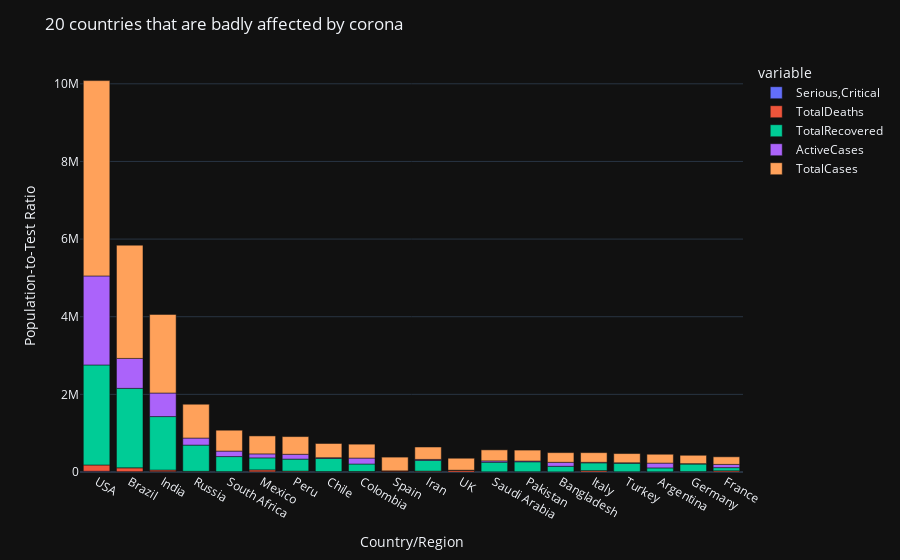

The notebook cell saved with this chart:
### Markdown cell above
## 6. Visualize 20 countries that are badly affected by corona

### Code cell
#I will visualize only the top 20 countries
fig=px.bar(world_data.iloc[0:20],x='Country/Region',y=['Serious,Critical','TotalDeaths','TotalRecovered','ActiveCases','TotalCases'])

# Customize the layout
fig.update_layout(
    title='20 countries that are badly affected by corona',
    xaxis_title='Country/Region',
    yaxis_title='Population-to-Test Ratio',
    template='plotly_dark',
    hovermode='closest',
    bargap=0.2,
)
fig.show()

### Figure 1 — Plotly figure (JSON) as saved in the notebook; plotly's stock layout.template omitted (floating-point values rounded to 4 significant figures)
{"data": [{"alignmentgroup": "True", "hovertemplate": "variable=Serious,Critical<br>Country/Region=%{x}<br>value=%{y}<extra></extra>", "legendgroup": "Serious,Critical", "marker": {"color": "#636efa", "pattern": {"shape": ""}}, "name": "Serious,Critical", "offsetgroup": "Serious,Critical", "orientation": "v", "showlegend": true, "textposition": "auto", "type": "bar", "x": ["USA", "Brazil", "India", "Russia", "South Africa", "Mexico", "Peru", "Chile", "Colombia", "Spain", "Iran", "UK", "Saudi Arabia", "Pakistan", "Bangladesh", "Italy", "Turkey", "Argentina", "Germany", "France"], "xaxis": "x", "y": [18296, 8318, 8944, 2300, 539, 3987, 1426, 1358, 1493, 617, 4156, 73, 1915, 809, 0, 42, 580, 1150, 236, 384], "yaxis": "y"}, {"alignmentgroup": "True", "hovertemplate": "variable=TotalDeaths<br>Country/Region=%{x}<br>value=%{y}<extra></extra>", "legendgroup": "TotalDeaths", "marker": {"color": "#EF553B", "pattern": {"shape": ""}}, "name": "TotalDeaths", "offsetgroup": "TotalDeaths", "orientation": "v", "showlegend": true, "textposition": "auto", "type": "bar", "x": ["USA", "Brazil", "India", "Russia", "South Africa", "Mexico", "Peru", "Chile", "Colombia", "Spain", "Iran", "UK", "Saudi Arabia", "Pakistan", "Bangladesh", "Italy", "Turkey", "Argentina", "Germany", "France"], "xaxis": "x", "y": [162804, 98644, 41638, 14606, 9604, 50517, 20424, 9889, 11939, 28500, 17976, 46413, 3055, 6035, 3306, 35187, 5798, 4251, 9252, 30312], "yaxis": "y"}, {"alignmentgroup": "True", "hovertemplate": "variable=TotalRecovered<br>Country/Region=%{x}<br>value=%{y}<extra></extra>", "legendgroup": "TotalRecovered", "marker": {"color": "#00cc96", "pattern": {"shape": ""}}, "name": "TotalRecovered", "offsetgroup": "TotalRecovered", "orientation": "v", "showlegend": true, "textposition": "auto", "type": "bar", "x": ["USA", "Brazil", "India", "Russia", "South Africa", "Mexico", "Peru", "Chile", "Colombia", "Spain", "Iran", "UK", "Saudi Arabia", "Pakistan", "Bangladesh", "Italy", "Turkey", "Argentina", "Germany", "France"], "xaxis": "x", "y": [2576668, 2047660, 1377384, 676357, 387316, 308848, 310337, 340168, 192355, 0, 277463, 0, 247089, 256058, 143824, 201323, 220546, 99852, 196200, 82460], "yaxis": "y"}, {"alignmentgroup": "True", "hovertemplate": "variable=ActiveCases<br>Country/Region=%{x}<br>value=%{y}<extra></extra>", "legendgroup": "ActiveCases", "marker": {"color": "#ab63fa", "pattern": {"shape": ""}}, "name": "ActiveCases", "offsetgroup": "ActiveCases", "orientation": "v", "showlegend": true, "textposition": "auto", "type": "bar", "x": ["USA", "Brazil", "India", "Russia", "South Africa", "Mexico", "Peru", "Chile", "Colombia", "Spain", "Iran", "UK", "Saudi Arabia", "Pakistan", "Bangladesh", "Italy", "Turkey", "Argentina", "Germany", "France"], "xaxis": "x", "y": [2292707, 771258, 606387, 180931, 141264, 103325, 124648, 16614, 153416, 0, 24678, 0, 34082, 19770, 102521, 12694, 10921, 124092, 9758, 82861], "yaxis": "y"}, {"alignmentgroup": "True", "hovertemplate": "variable=TotalCases<br>Country/Region=%{x}<br>value=%{y}<extra></extra>", "legendgroup": "TotalCases", "marker": {"color": "#FFA15A", "pattern": {"shape": ""}}, "name": "TotalCases", "offsetgroup": "TotalCases", "orientation": "v", "showlegend": true, "textposition": "auto", "type": "bar", "x": ["USA", "Brazil", "India", "Russia", "South Africa", "Mexico", "Peru", "Chile", "Colombia", "Spain", "Iran", "UK", "Saudi Arabia", "Pakistan", "Bangladesh", "Italy", "Turkey", "Argentina", "Germany", "France"], "xaxis": "x", "y": [5032179, 2917562, 2025409, 871894, 538184, 462690, 455409, 366671, 357710, 354530, 320117, 308134, 284226, 281863, 249651, 249204, 237265, 228195, 215210, 195633], "yaxis": "y"}], "layout": {"bargap": 0.2, "barmode": "relative", "hovermode": "closest", "legend": {"title": {"text": "variable"}, "tracegroupgap": 0}, "margin": {"t": 60}, "title": {"text": "20 countries that are badly affected by corona"}, "xaxis": {"anchor": "y", "domain": [0, 1], "title": {"text": "Country/Region"}}, "yaxis": {"anchor": "x", "domain": [0, 1], "title": {"text": "Population-to-Test Ratio"}}}}
